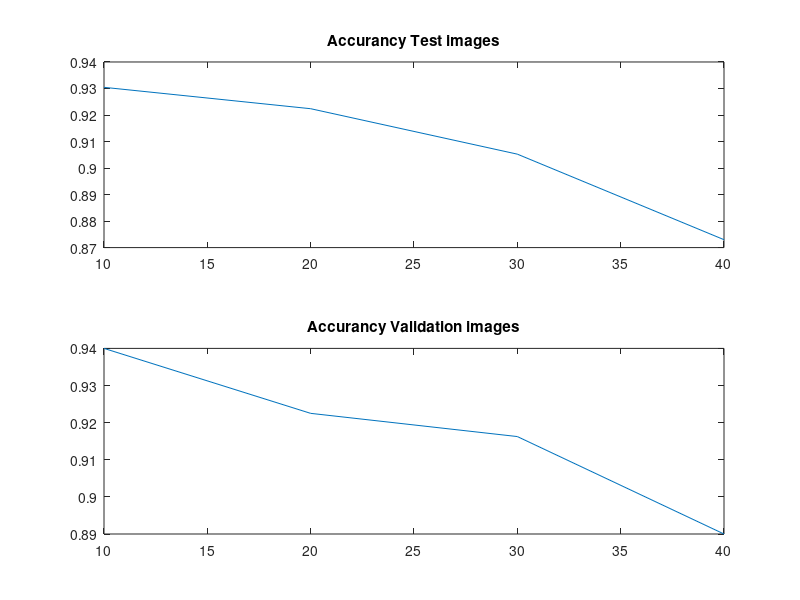
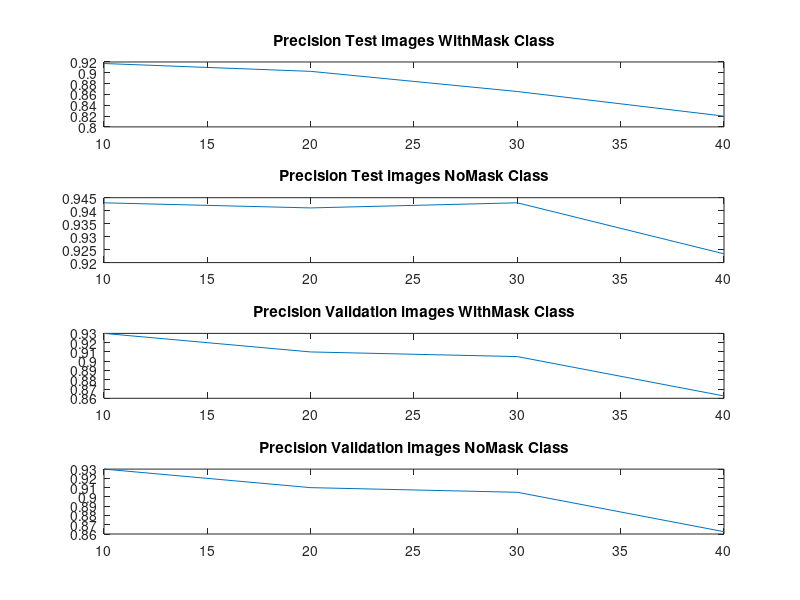
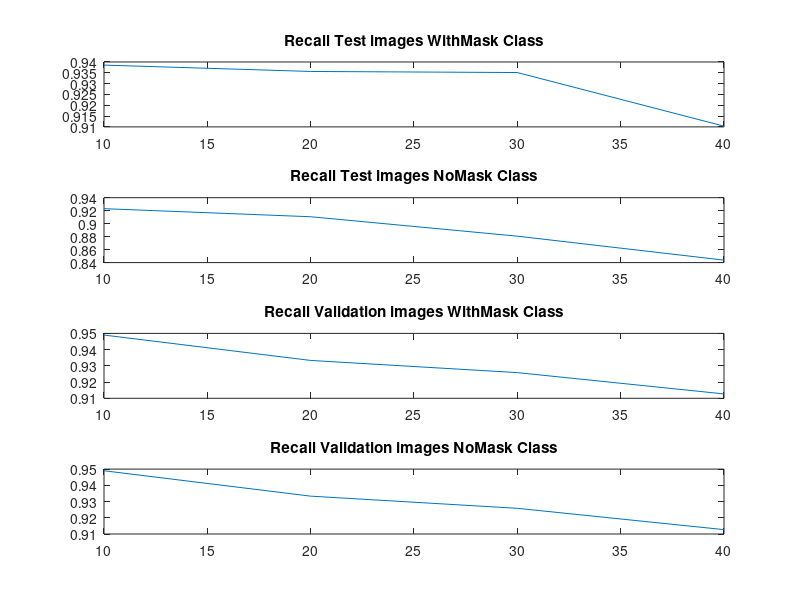

Source code (MATLAB) for these figures, in order:
AccurancyTest = [0.930443548387097,0.922379032258065,0.905241935483871, 0.872983870967742];
AccurancyValidation = [0.940000000000000,0.922500000000000,0.916250000000000, 0.890000000000000];

PrecisionTest1 = [0.917184265010352,0.902691511387164,0.865424430641822,0.819875776397516];
PrecisionTest2 = [0.943025540275049,0.941060903732810,0.943025540275049,0.923379174852652];

RecallTest1 = [0.938559322033898,0.935622317596567,0.935123042505593,0.910344827586207];
RecallTest2 = [0.923076923076923,0.910646387832700,0.880733944954129,0.843806104129264];

PrecisionVal1 = [0.930000000000000,0.910000000000000,0.905000000000000,0.862500000000000];
PrecisionVal2 = [0.950000000000000,0.935000000000000,0.927500000000000,0.917500000000000];

RecallVal1 = [0.948979591836735,0.933333333333333,0.925831202046036,0.912698412698413];
RecallVal2 = [0.931372549019608,0.912195121951220,0.907090464547677,0.869668246445498];

PrecisionTest40 = [0.819875776397516,0.923379174852652];
PrecisionVal40 = [0.862500000000000,0.917500000000000];
RecallTest40 = [0.910344827586207,0.843806104129264];
RecallVal40 = [0.912698412698413,0.869668246445498];

PrecisionTest30 = [0.865424430641822,0.943025540275049];
PrecisionVal30 = [0.905000000000000,0.927500000000000];
RecallTest30 = [0.935123042505593,0.880733944954129];
RecallVal30 = [0.925831202046036,0.907090464547677];

PrecisionTest20 = [0.902691511387164,0.941060903732810];
PrecisionVal20 = [0.910000000000000,0.935000000000000];
RecallTest20 = [0.935622317596567,0.910646387832700];
RecallVal20 = [0.933333333333333,0.912195121951220];

PrecisionTest10 = [0.917184265010352,0.943025540275049];
PrecisionVal10 = [0.930000000000000,0.950000000000000];
RecallTest10 = [0.938559322033898,0.923076923076923];
RecallVal10 = [0.948979591836735,0.931372549019608];

Acc = [10,20,30,40];


subplot(2,1,1);
plot(Acc,AccurancyTest);
title("Accurancy Test images");

subplot(2,1,2);
plot(Acc,AccurancyValidation);
title("Accurancy Validation images");

figure;
subplot(4,1,1);
plot(Acc,PrecisionTest1);
title("Precision Test images WithMask Class");

subplot(4,1,2);
plot(Acc,PrecisionTest2);
title("Precision Test images NoMask Class");

subplot(4,1,3);
plot(Acc,PrecisionVal1);
title("Precision Validation images WithMask Class");
subplot(4,1,4);
plot(Acc,PrecisionVal1);
title("Precision Validation images NoMask Class");

figure;
subplot(4,1,1);
plot(Acc,RecallTest1);
title("Recall Test images WithMask Class");

subplot(4,1,2);
plot(Acc,RecallTest2);
title("Recall Test images NoMask Class");

subplot(4,1,3);
plot(Acc,RecallVal1);
title("Recall Validation images WithMask Class");
subplot(4,1,4);
plot(Acc,RecallVal1);
title("Recall Validation images NoMask Class");





